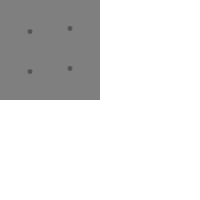
Frame 1 (no input)
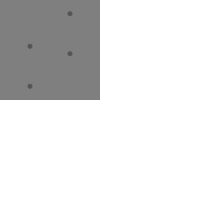
Frame 60 (the mouse pressed at the canvas centre just before this capture)
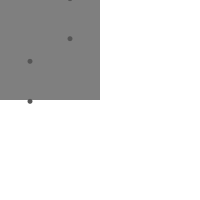
Frame 120 (the mouse held since frame 60 and released just before this capture)

The Processing sketch that drew these frames (run headless with seeded random() and noise(); from frame 60 on, the mouse is pressed at the canvas centre):

// Processing sketch: Rect_4Circles02_animated
// ── Rect_4Circles02_animated.pde
//creating a variable of type integer
float size = 5.0;
float speed = 1.3;

//this sets the sketch up
void setup() {
  println("setup");
  size(200,200);
  background(255);
  noStroke();
  frameRate(25);
}

//this runs the whole time in a loop
void draw() {
  background(255);
  println("running", size);
  //size = size + 1 * speed;
  speed = speed + 0.25;
  fill(127); 
  //my Rect
  rect(0,0,100,100);
  //draw they Eyes
  fill(85);
  
  //1st Row
  ellipse(30,30+speed,size,size);
  ellipse(70,30-speed,size,size);
  //2nd Row
  ellipse(30,70+speed,size,size);
  ellipse(70,70-speed,size,size);
}
